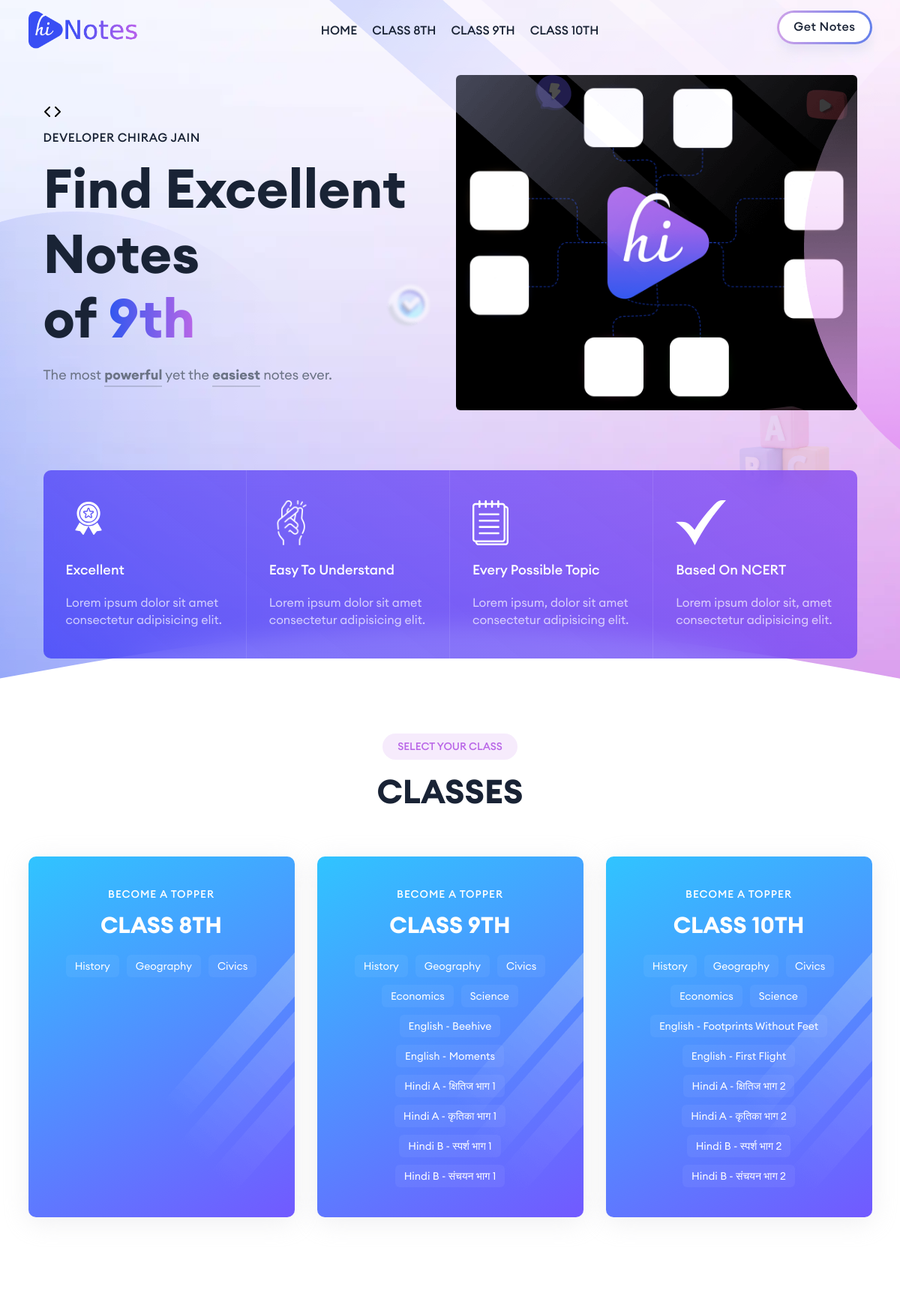
The page / (upper part) on the database its author committed.
### managenotes/models.py (models this page shows, shortened)
class Class(models.Model):
    name = models.CharField(max_length=4)
    name_word = models.CharField(max_length=32, default="")

class Subject(models.Model):
    name = models.CharField(max_length=32)
    class_field = models.ForeignKey(Class, on_delete=models.CASCADE, related_name='subjects')

### HiNotes/views.py (the view)
# urls.py: 2. Add a URL to urlpatterns:  path('', views.home, name='home')
def home(request):
    classes = Class.objects.prefetch_related('subjects__notes').all()
    context = {'classes': classes[0:3]}
    return render(request, "index.html", context)

### HiNotes/templatetags/custom_filters.py (called while the page is built)
@register.filter
def urldecode(value):
    return unquote(value)

### templates/index.html (shortened to what this page needs)
{% extends 'base.html' %}
{% load static %}
{% block class_animation_info %}
    {% for class in classes %}
    {% if forloop.counter == 1 %}
        <b class="is-visible theme-gradient">{{ class.name }}th</b>
    {% else %}
        <b class="is-hidden theme-gradient">{{ class.name }}th</b>
    {% endif %}
    {% endfor %}
{% endblock class_animation_info %}
{% block main_content %}
{% include 'select_class.html' with class_name_=class.name class_name_word_=class.name_word %}
{% endblock main_content %}

### templates/base.html (shortened to what this page needs)
{% load static %}
<!DOCTYPE html>
<html lang="en">
<head>
    <link rel="stylesheet" href="{% static 'assets/css/vendor/bootstrap.min.css' %}">
    <link rel="stylesheet" href="{% static 'assets/css/vendor/slick.css' %}">
    <link rel="stylesheet" href="{% static 'assets/css/vendor/slick-theme.css' %}">
    <link rel="stylesheet" href="{% static 'assets/css/plugins/sal.css' %}">
    <link rel="stylesheet" href="{% static 'assets/css/plugins/feather.css' %}">
    <link rel="stylesheet" href="{% static 'assets/css/plugins/fontawesome.min.css' %}">
    <link rel="stylesheet" href="{% static 'assets/css/plugins/euclid-circulara.css' %}">
    <link rel="stylesheet" href="{% static 'assets/css/plugins/swiper.css' %}">
    <link rel="stylesheet" href="{% static 'assets/css/plugins/magnify.css' %}">
    <link rel="stylesheet" href="{% static 'assets/css/plugins/odometer.css' %}">
    <link rel="stylesheet" href="{% static 'assets/css/plugins/animation.css' %}">
    <link rel="stylesheet" href="{% static 'assets/css/plugins/bootstrap-select.min.css' %}">
    <link rel="stylesheet" href="{% static 'assets/css/plugins/jquery-ui.css' %}">
    <link rel="stylesheet" href="{% static 'assets/css/plugins/magnigy-popup.min.css' %}">
    <link rel="stylesheet" href="{% static 'assets/css/style.css' %}">
</head>
<body class="rbt-header-sticky">
    <header class="rbt-header rbt-header-10 nav">
        <div class="rbt-header-wrapper header-space-betwween header-transparent header-sticky">
            <div class="container-fluid">
                <div class="mainbar-row rbt-navigation-start align-items-center">
                    <div class="header-left rbt-header-content">
                        <div class="header-info">
                            <div class="logo">
                                <a href="/">
                                    <img src="{% static 'assets/images/logo/logo.png' %}" alt="Education Logo Images">
                                </a>
                            </div>
                        </div>
                    </div>
                    <div class="rbt-main-navigation d-none d-xl-block">
                        <nav class="mainmenu-nav">
                            <ul class="mainmenu">
                                <li class="with-megamenu has-menu-child-item position-static">
                                    <a href="#">HOME</a>
                                </li>
                                {% for class in classes %}
                                <li class="with-megamenu has-menu-child-item position-static">
                                    <a href="#{{ class.name_word }}">CLASS {{class.name}}TH</a>
                                </li>
                                {% endfor %}
                            </ul>
                        </nav>
                    </div>
                    <div class="header-right">
                        <div class="rbt-btn-wrapper d-none d-xl-block">
                            <a class="rbt-btn rbt-marquee-btn marquee-auto btn-border-gradient radius-round btn-sm hover-transform-none" href="#select_class">
                                <span data-text="Get Now">Get Notes</span>
                            </a>
                        </div>
                    </div>
                </div>
            </div>
        </div>
    </header>
<div class="rbt-splash-slider d-flex align-items-center">
    <div class="wrapper">
        <div class="container-fluid">
            <div class="row align-items-center">
                <div class="col-lg-12 col-xl-6 order-2 order-xl-1">
                    <div class="inner">
                        <div class="banner-top">
                            <div class="banner-badge-top">
                                <div class="icon">
                                    <img src="{% static 'assets/images/icons/code.svg' %}" alt="Icons Images">
                                </div>
                                <span class="subtitle">Developer Chirag Jain</span>
                            </div>
                        </div>
                        <h1 class="title">Find Excellent Notes <br > of
                            <span class="cd-headline slide">
                                <span class="cd-words-wrapper">
                                    {% block class_animation_info %}{% endblock class_animation_info %}
                                </span>
                            </span>
                        </h1>
                        <p class="description">The most <strong>powerful</strong> yet the
                            <strong>easiest</strong> notes ever.
                        </p>
                    </div>
                </div>
                <div class="col-lg-12 col-xl-6 order-1 order-xl-2">
                    <div class="video-popup-wrapper">
                        <div class="banner-group-shape">
                            <div class="shape-image scene shape-4">
                                <span data-depth="2">
                                </span>
                            </div>
                            <div class="shape-image scene shape-5">
                                <span data-depth="-2">
                                </span>
                            </div>
                            <div class="shape-image scene shape-6">
                                <span data-depth="5">
                                    <img src="{% static 'assets/images/splash/icons/shape-6.png' %}" alt="Shape Images">
                                </span>
                            </div>
                            <div class="shape-image scene shape-7">
                                <span data-depth="-3">
                                    <img src="{% static 'assets/images/splash/icons/shape-7.png' %}" alt="Shape Images">
                                </span>
                            </div>
                        </div>
                    </div>
                </div>
            </div>
            <div class="col-lg-12">
                <div class="row">
                    <div class="splash-service-main position-relative">
                        <div class="service-wrapper service-white">
                            <div class="row g-0">
                                <div class="col-lg-6 col-xl-3 col-md-6 col-sm-6 col-12 service__style--column">
                                    <div class="service service__style--1">
                                        <div class="icon">
                                            <img src="{% static 'assets/images/icons/excellent.svg' %}" alt="Icon Images">
                                        </div>
                                        <div class="content">
                                            <h4 class="title">Excellent</h4>
                                            <p>Lorem ipsum dolor sit amet consectetur adipisicing elit.</p>
                                        </div>
                                    </div>
                                </div>
                                <div class="col-lg-6 col-xl-3 col-md-6 col-sm-6 col-12 service__style--column">
                                    <div class="service service__style--1">
                                        <div class="icon">
                                            <img src="{% static 'assets/images/icons/icons-04.png' %}" alt="Icon Images">
                                        </div>
                                        <div class="content">
                                            <h4 class="title">Easy To Understand</h4>
                                            <p>Lorem ipsum dolor sit amet consectetur adipisicing elit.</p>
                                        </div>
                                    </div>
                                </div>
                                <div class="col-lg-6 col-xl-3 col-md-6 col-sm-6 col-12 service__style--column">
                                    <div class="service service__style--1">
                                        <div class="icon">
                                            <img src="{% static 'assets/images/icons/notes.svg' %}" alt="Icon Images">
                                        </div>
                                        <div class="content">
                                            <h4 class="title">Every Possible Topic</h4>
                                            <p>Lorem ipsum, dolor sit amet consectetur adipisicing elit.</p>
                                        </div>
                                    </div>
                                </div>
                                <div class="col-lg-6 col-xl-3 col-md-6 col-sm-6 col-12 service__style--column">
                                    <div class="service service__style--1">
                                        <div class="icon">
                                            <img src="{% static 'assets/images/icons/tick.svg' %}" alt="Icon Images">
                                        </div>
                                        <div class="content">
                                            <h4 class="title">Based On NCERT</h4>
                                            <p>Lorem ipsum dolor sit, amet consectetur adipisicing elit.
                                            </p>
                                        </div>
                                    </div>
                                </div>
                            </div>
                        </div>
                    </div>
                </div>
            </div>
        </div>
    </div>
    <div class="shape-wrapper">
        <div class="shape-image shape-1">
            <img src="{% static 'assets/images/splash/icons/shape-1.png' %}" alt="Shape Images">
        </div>
        <div class="shape-image shape-2">
        </div>
        <div class="shape-image shape-3">
            <img src="{% static 'assets/images/splash/icons/shape-3.png' %}" alt="Shape Images">
        </div>
    </div>
</div>
{% block main_content %}{% endblock %}
</body>
</html>

### templates/select_class.html (shortened to what this page needs)
{% load static %}
<div class="rbt-splash-coding-quality-area bg-color-white rbt-section-gapBottom">
    <div class="wrapper">
        <div class="container">
            <div class="row mb--60">
                <div class="col-lg-12">
                    <div class="section-title text-center">
                        <span class="subtitle bg-secondary-opacity" >Select Your Class</span>
                        <h2 class="title" id="select_class">CLASSES</h2>
                    </div>
                </div>
            </div>
            <div class="row g-5">
                {% for class in classes %}
                <div class="col-lg-4 col-md-6 col-12" data-sal-delay="150" data-sal="slide-up" data-sal-duration="800">
                    <div class="top-features-box h-100 text-center bg-gradient-17">
                        <div class="inner">
                            <div class="content">
                                <span class="pre-title text-uppercase">BECOME A TOPPER</span>
                                <a href="#{{ class.name_word }}"><h4 class="title">CLASS {{class.name}}TH</h4></a>
                            </div>
                            <div class="rbt-badge-group">
                                {% for subject_obj in class.subjects.all %}
                                <a href="#{{ class.name_word }}_{{ subject_obj.name }}"><span class="rbt-badge">{{ subject_obj.name }}</span></a>
                                {% endfor %}
                            </div>
                        </div>
                        <div class="shape-image">
                            <img src="{% static 'assets/images/splash/icons/sun-shadow-right.png' %}">
                        </div>
                    </div>
                </div>
                {% endfor %}
            </div>
        </div>
    </div>
</div>

### templates/class_n_left.html (shortened to what this page needs)
{% load static %}
{% load custom_filters %}

### templates/class_n_right.html (shortened to what this page needs)
{% load static %}
{% load custom_filters %}

### rows shown on the page
Class: name "8"
Class: name "9"
Class: name "10"
Subject: name "History"
Subject: name "Geography"
Subject: name "Civics"
Subject: name "History"
Subject: name "Geography"
Subject: name "Civics"
Subject: name "Economics"
Subject: name "Science"
Subject: name "English - Beehive"
Subject: name "English - Moments"
Subject: name "Hindi A - क्षितिज भाग 1"
Subject: name "Hindi A - कृतिका भाग 1"
Subject: name "Hindi B - स्पर्श भाग 1"
Subject: name "Hindi B - संचयन भाग 1"
Subject: name "History"
Subject: name "Geography"
Subject: name "Civics"
Subject: name "Economics"
Subject: name "Science"
Subject: name "English - Footprints Without Feet"
Subject: name "English - First Flight"
Subject: name "Hindi A - क्षितिज भाग 2"
Subject: name "Hindi A - कृतिका भाग 2"
Subject: name "Hindi B - स्पर्श भाग 2"
Subject: name "Hindi B - संचयन भाग 2"
